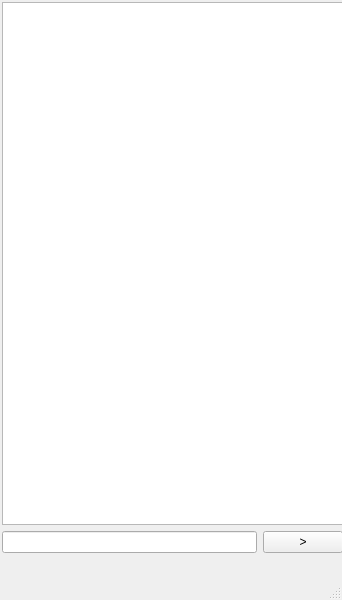
<?xml version="1.0" encoding="UTF-8"?>
<ui version="4.0">
 <class>MainWindow</class>
 <widget class="QMainWindow" name="MainWindow">
  <property name="geometry">
   <rect>
    <x>0</x>
    <y>0</y>
    <width>342</width>
    <height>600</height>
   </rect>
  </property>
  <property name="windowTitle">
   <string>MainWindow</string>
  </property>
  <widget class="QWidget" name="centralwidget">
   <widget class="QWidget" name="layoutWidget">
    <property name="geometry">
     <rect>
      <x>2</x>
      <y>2</y>
      <width>341</width>
      <height>551</height>
     </rect>
    </property>
    <layout class="QGridLayout" name="gridLayout">
     <item row="0" column="0" colspan="2">
      <widget class="QTextBrowser" name="textBrowser"/>
     </item>
     <item row="1" column="0">
      <widget class="QLineEdit" name="lineEdit">
       <property name="locale">
        <locale language="English" country="UnitedStates"/>
       </property>
       <property name="text">
        <string notr="true"/>
       </property>
      </widget>
     </item>
     <item row="1" column="1">
      <widget class="QPushButton" name="pushButton">
       <property name="text">
        <string>&gt;</string>
       </property>
      </widget>
     </item>
    </layout>
   </widget>
  </widget>
  <widget class="QMenuBar" name="menubar">
   <property name="geometry">
    <rect>
     <x>0</x>
     <y>0</y>
     <width>342</width>
     <height>21</height>
    </rect>
   </property>
  </widget>
  <widget class="QStatusBar" name="statusbar"/>
 </widget>
 <resources/>
 <connections/>
</ui>
